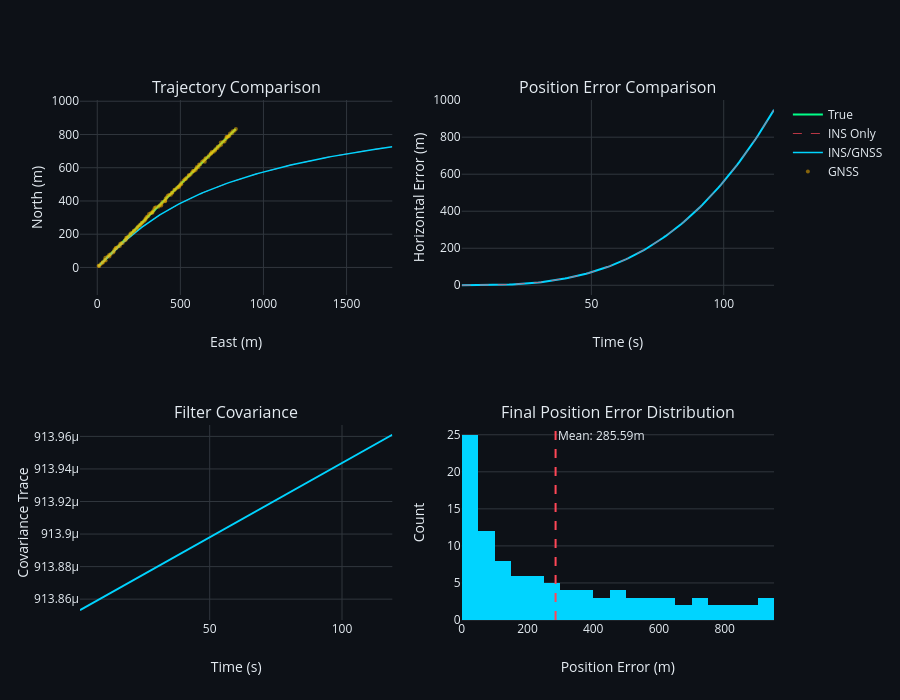

Source (notebook cell):
### Code cell
# Visualize integration results
fig = make_subplots(rows=2, cols=2,
                    subplot_titles=['Trajectory Comparison', 'Position Error Comparison',
                                   'Filter Covariance', 'Final Position Error Distribution'])

# Position comparison
true_north = np.array(times) * v_north
true_east = np.array(times) * v_east

integrated_north = (integrated_positions[:, 0] - lat0) * (R_M + alt0)
integrated_east = (integrated_positions[:, 1] - lon0) * (R_N + alt0) * np.cos(lat0)
ins_only_north = (ins_only_positions[:, 0] - lat0) * (R_M + alt0)
ins_only_east = (ins_only_positions[:, 1] - lon0) * (R_N + alt0) * np.cos(lat0)

fig.add_trace(
    go.Scatter(x=true_east, y=true_north, mode='lines', name='True',
               line=dict(color='#00ff88', width=2)),
    row=1, col=1
)
fig.add_trace(
    go.Scatter(x=ins_only_east, y=ins_only_north, mode='lines', name='INS Only',
               line=dict(color='#ff4757', width=1, dash='dash'), opacity=0.7),
    row=1, col=1
)
fig.add_trace(
    go.Scatter(x=integrated_east, y=integrated_north, mode='lines', name='INS/GNSS',
               line=dict(color='#00d4ff', width=1.5)),
    row=1, col=1
)
if len(gnss_positions) > 0:
    gnss_north = (gnss_positions[:, 0] - lat0) * (R_M + alt0)
    gnss_east = (gnss_positions[:, 1] - lon0) * (R_N + alt0) * np.cos(lat0)
    fig.add_trace(
        go.Scatter(x=gnss_east, y=gnss_north, mode='markers', name='GNSS',
                   marker=dict(color='#ffb800', size=4, opacity=0.5)),
        row=1, col=1
    )

# Position error
int_error_n = integrated_north - true_north
int_error_e = integrated_east - true_east
ins_error_n = ins_only_north - true_north
ins_error_e = ins_only_east - true_east

fig.add_trace(
    go.Scatter(x=times, y=np.sqrt(int_error_n**2 + int_error_e**2), mode='lines',
               name='INS/GNSS', line=dict(color='#00d4ff', width=2), showlegend=False),
    row=1, col=2
)
fig.add_trace(
    go.Scatter(x=times, y=np.sqrt(ins_error_n**2 + ins_error_e**2), mode='lines',
               name='INS Only', line=dict(color='#ff4757', width=1, dash='dash'), 
               opacity=0.7, showlegend=False),
    row=1, col=2
)

# Covariance
fig.add_trace(
    go.Scatter(x=times, y=covariance_trace, mode='lines',
               line=dict(color='#00d4ff', width=2), showlegend=False),
    row=2, col=1
)

# Error histogram
final_errors = np.sqrt(int_error_n[-100:]**2 + int_error_e[-100:]**2)
fig.add_trace(
    go.Histogram(x=final_errors, nbinsx=20, name='Error dist',
                 marker=dict(color='#00d4ff'), showlegend=False),
    row=2, col=2
)
fig.add_vline(x=np.mean(final_errors), line=dict(color='#ff4757', dash='dash'),
              annotation_text=f'Mean: {np.mean(final_errors):.2f}m', row=2, col=2)

fig.update_xaxes(title_text='East (m)', row=1, col=1)
fig.update_yaxes(title_text='North (m)', row=1, col=1, scaleanchor='x', scaleratio=1)
fig.update_xaxes(title_text='Time (s)', row=1, col=2)
fig.update_yaxes(title_text='Horizontal Error (m)', row=1, col=2)
fig.update_xaxes(title_text='Time (s)', row=2, col=1)
fig.update_yaxes(title_text='Covariance Trace', type='log', row=2, col=1)
fig.update_xaxes(title_text='Position Error (m)', row=2, col=2)
fig.update_yaxes(title_text='Count', row=2, col=2)

fig.update_layout(template=dark_template, height=700)
fig.show()

print(f"Final INS-only error: {np.sqrt(ins_error_n[-1]**2 + ins_error_e[-1]**2):.1f} m")
print(f"Final INS/GNSS error: {np.sqrt(int_error_n[-1]**2 + int_error_e[-1]**2):.1f} m")
